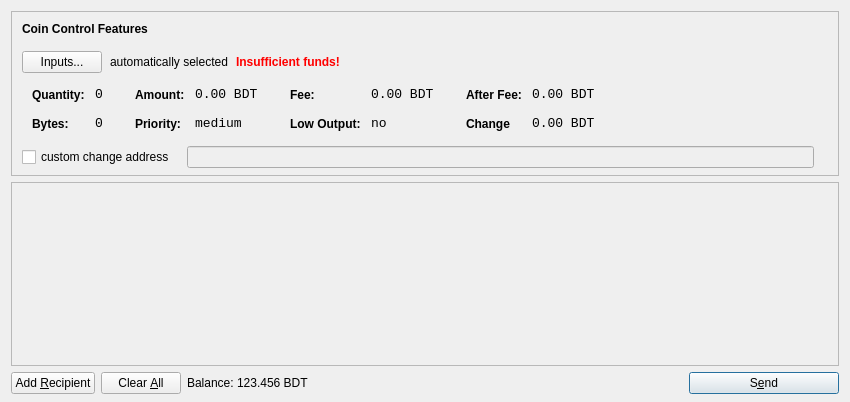
<?xml version="1.0" encoding="UTF-8"?>
<ui version="4.0">
 <class>SendCoinsDialog</class>
 <widget class="QDialog" name="SendCoinsDialog">
  <property name="geometry">
   <rect>
    <x>0</x>
    <y>0</y>
    <width>850</width>
    <height>402</height>
   </rect>
  </property>
  <property name="windowTitle">
   <string>Send Coins</string>
  </property>
  <layout class="QVBoxLayout" name="verticalLayout" stretch="0,1,0">
   <property name="bottomMargin">
    <number>8</number>
   </property>
   <item>
    <widget class="QFrame" name="frameCoinControl">
     <property name="sizePolicy">
      <sizepolicy hsizetype="Expanding" vsizetype="Expanding">
       <horstretch>0</horstretch>
       <verstretch>0</verstretch>
      </sizepolicy>
     </property>
     <property name="maximumSize">
      <size>
       <width>16777215</width>
       <height>16777215</height>
      </size>
     </property>
     <property name="frameShape">
      <enum>QFrame::StyledPanel</enum>
     </property>
     <property name="frameShadow">
      <enum>QFrame::Sunken</enum>
     </property>
     <layout class="QVBoxLayout" name="verticalLayoutCoinControl2">
      <property name="spacing">
       <number>6</number>
      </property>
      <property name="leftMargin">
       <number>0</number>
      </property>
      <property name="topMargin">
       <number>0</number>
      </property>
      <property name="rightMargin">
       <number>0</number>
      </property>
      <property name="bottomMargin">
       <number>6</number>
      </property>
      <item>
       <layout class="QVBoxLayout" name="verticalLayoutCoinControl" stretch="0,0,0,0,1">
        <property name="spacing">
         <number>0</number>
        </property>
        <property name="leftMargin">
         <number>10</number>
        </property>
        <property name="topMargin">
         <number>10</number>
        </property>
        <item>
         <layout class="QHBoxLayout" name="horizontalLayoutCoinControl1">
          <property name="bottomMargin">
           <number>15</number>
          </property>
          <item>
           <widget class="QLabel" name="labelCoinControlFeatures">
            <property name="sizePolicy">
             <sizepolicy hsizetype="Preferred" vsizetype="Maximum">
              <horstretch>0</horstretch>
              <verstretch>0</verstretch>
             </sizepolicy>
            </property>
            <property name="font">
             <font>
              <weight>75</weight>
              <bold>true</bold>
             </font>
            </property>
            <property name="styleSheet">
             <string notr="true">font-weight:bold;</string>
            </property>
            <property name="text">
             <string>Coin Control Features</string>
            </property>
           </widget>
          </item>
         </layout>
        </item>
        <item>
         <layout class="QHBoxLayout" name="horizontalLayoutCoinControl2" stretch="0,0,0,0">
          <property name="spacing">
           <number>8</number>
          </property>
          <property name="bottomMargin">
           <number>10</number>
          </property>
          <item>
           <widget class="QPushButton" name="pushButtonCoinControl">
            <property name="styleSheet">
             <string notr="true"/>
            </property>
            <property name="text">
             <string>Inputs...</string>
            </property>
           </widget>
          </item>
          <item>
           <widget class="QLabel" name="labelCoinControlAutomaticallySelected">
            <property name="text">
             <string>automatically selected</string>
            </property>
            <property name="margin">
             <number>5</number>
            </property>
           </widget>
          </item>
          <item>
           <widget class="QLabel" name="labelCoinControlInsuffFunds">
            <property name="font">
             <font>
              <weight>75</weight>
              <bold>true</bold>
             </font>
            </property>
            <property name="styleSheet">
             <string notr="true">color:red;font-weight:bold;</string>
            </property>
            <property name="text">
             <string>Insufficient funds!</string>
            </property>
            <property name="margin">
             <number>5</number>
            </property>
           </widget>
          </item>
          <item>
           <spacer name="horizontalSpacerCoinControl">
            <property name="orientation">
             <enum>Qt::Horizontal</enum>
            </property>
            <property name="sizeHint" stdset="0">
             <size>
              <width>40</width>
              <height>1</height>
             </size>
            </property>
           </spacer>
          </item>
         </layout>
        </item>
        <item>
         <widget class="QWidget" name="widgetCoinControl" native="true">
          <property name="sizePolicy">
           <sizepolicy hsizetype="Preferred" vsizetype="Preferred">
            <horstretch>0</horstretch>
            <verstretch>0</verstretch>
           </sizepolicy>
          </property>
          <property name="minimumSize">
           <size>
            <width>0</width>
            <height>0</height>
           </size>
          </property>
          <property name="styleSheet">
           <string notr="true"/>
          </property>
          <layout class="QHBoxLayout" name="horizontalLayoutCoinControl5">
           <property name="leftMargin">
            <number>0</number>
           </property>
           <property name="topMargin">
            <number>0</number>
           </property>
           <property name="rightMargin">
            <number>0</number>
           </property>
           <property name="bottomMargin">
            <number>0</number>
           </property>
           <item>
            <layout class="QHBoxLayout" name="horizontalLayoutCoinControl3" stretch="0,0,0,1">
             <property name="spacing">
              <number>20</number>
             </property>
             <property name="topMargin">
              <number>0</number>
             </property>
             <property name="bottomMargin">
              <number>10</number>
             </property>
             <item>
              <layout class="QFormLayout" name="formLayoutCoinControl1">
               <property name="horizontalSpacing">
                <number>10</number>
               </property>
               <property name="verticalSpacing">
                <number>14</number>
               </property>
               <property name="leftMargin">
                <number>10</number>
               </property>
               <property name="topMargin">
                <number>4</number>
               </property>
               <property name="rightMargin">
                <number>6</number>
               </property>
               <item row="0" column="0">
                <widget class="QLabel" name="labelCoinControlQuantityText">
                 <property name="styleSheet">
                  <string notr="true">font-weight:bold;</string>
                 </property>
                 <property name="text">
                  <string>Quantity:</string>
                 </property>
                 <property name="margin">
                  <number>0</number>
                 </property>
                </widget>
               </item>
               <item row="0" column="1">
                <widget class="QLabel" name="labelCoinControlQuantity">
                 <property name="font">
                  <font>
                   <family>Monospace</family>
                   <pointsize>10</pointsize>
                  </font>
                 </property>
                 <property name="cursor">
                  <cursorShape>IBeamCursor</cursorShape>
                 </property>
                 <property name="contextMenuPolicy">
                  <enum>Qt::ActionsContextMenu</enum>
                 </property>
                 <property name="text">
                  <string>0</string>
                 </property>
                 <property name="margin">
                  <number>0</number>
                 </property>
                 <property name="textInteractionFlags">
                  <set>Qt::LinksAccessibleByMouse|Qt::TextSelectableByKeyboard|Qt::TextSelectableByMouse</set>
                 </property>
                </widget>
               </item>
               <item row="1" column="0">
                <widget class="QLabel" name="labelCoinControlBytesText">
                 <property name="styleSheet">
                  <string notr="true">font-weight:bold;</string>
                 </property>
                 <property name="text">
                  <string>Bytes:</string>
                 </property>
                </widget>
               </item>
               <item row="1" column="1">
                <widget class="QLabel" name="labelCoinControlBytes">
                 <property name="font">
                  <font>
                   <family>Monospace</family>
                   <pointsize>10</pointsize>
                  </font>
                 </property>
                 <property name="cursor">
                  <cursorShape>IBeamCursor</cursorShape>
                 </property>
                 <property name="contextMenuPolicy">
                  <enum>Qt::ActionsContextMenu</enum>
                 </property>
                 <property name="text">
                  <string>0</string>
                 </property>
                 <property name="textInteractionFlags">
                  <set>Qt::LinksAccessibleByMouse|Qt::TextSelectableByKeyboard|Qt::TextSelectableByMouse</set>
                 </property>
                </widget>
               </item>
              </layout>
             </item>
             <item>
              <layout class="QFormLayout" name="formLayoutCoinControl2">
               <property name="horizontalSpacing">
                <number>10</number>
               </property>
               <property name="verticalSpacing">
                <number>14</number>
               </property>
               <property name="leftMargin">
                <number>6</number>
               </property>
               <property name="topMargin">
                <number>4</number>
               </property>
               <property name="rightMargin">
                <number>6</number>
               </property>
               <item row="0" column="0">
                <widget class="QLabel" name="labelCoinControlAmountText">
                 <property name="styleSheet">
                  <string notr="true">font-weight:bold;</string>
                 </property>
                 <property name="text">
                  <string>Amount:</string>
                 </property>
                 <property name="margin">
                  <number>0</number>
                 </property>
                </widget>
               </item>
               <item row="0" column="1">
                <widget class="QLabel" name="labelCoinControlAmount">
                 <property name="font">
                  <font>
                   <family>Monospace</family>
                   <pointsize>10</pointsize>
                  </font>
                 </property>
                 <property name="cursor">
                  <cursorShape>IBeamCursor</cursorShape>
                 </property>
                 <property name="contextMenuPolicy">
                  <enum>Qt::ActionsContextMenu</enum>
                 </property>
                 <property name="text">
                  <string>0.00 BDT</string>
                 </property>
                 <property name="textInteractionFlags">
                  <set>Qt::LinksAccessibleByMouse|Qt::TextSelectableByKeyboard|Qt::TextSelectableByMouse</set>
                 </property>
                </widget>
               </item>
               <item row="1" column="0">
                <widget class="QLabel" name="labelCoinControlPriorityText">
                 <property name="styleSheet">
                  <string notr="true">font-weight:bold;</string>
                 </property>
                 <property name="text">
                  <string>Priority:</string>
                 </property>
                </widget>
               </item>
               <item row="1" column="1">
                <widget class="QLabel" name="labelCoinControlPriority">
                 <property name="font">
                  <font>
                   <family>Monospace</family>
                   <pointsize>10</pointsize>
                  </font>
                 </property>
                 <property name="cursor">
                  <cursorShape>IBeamCursor</cursorShape>
                 </property>
                 <property name="contextMenuPolicy">
                  <enum>Qt::ActionsContextMenu</enum>
                 </property>
                 <property name="text">
                  <string>medium</string>
                 </property>
                 <property name="textInteractionFlags">
                  <set>Qt::LinksAccessibleByMouse|Qt::TextSelectableByKeyboard|Qt::TextSelectableByMouse</set>
                 </property>
                </widget>
               </item>
              </layout>
             </item>
             <item>
              <layout class="QFormLayout" name="formLayoutCoinControl3">
               <property name="horizontalSpacing">
                <number>10</number>
               </property>
               <property name="verticalSpacing">
                <number>14</number>
               </property>
               <property name="leftMargin">
                <number>6</number>
               </property>
               <property name="topMargin">
                <number>4</number>
               </property>
               <property name="rightMargin">
                <number>6</number>
               </property>
               <item row="0" column="0">
                <widget class="QLabel" name="labelCoinControlFeeText">
                 <property name="styleSheet">
                  <string notr="true">font-weight:bold;</string>
                 </property>
                 <property name="text">
                  <string>Fee:</string>
                 </property>
                 <property name="margin">
                  <number>0</number>
                 </property>
                </widget>
               </item>
               <item row="0" column="1">
                <widget class="QLabel" name="labelCoinControlFee">
                 <property name="font">
                  <font>
                   <family>Monospace</family>
                   <pointsize>10</pointsize>
                  </font>
                 </property>
                 <property name="cursor">
                  <cursorShape>IBeamCursor</cursorShape>
                 </property>
                 <property name="contextMenuPolicy">
                  <enum>Qt::ActionsContextMenu</enum>
                 </property>
                 <property name="text">
                  <string>0.00 BDT</string>
                 </property>
                 <property name="textInteractionFlags">
                  <set>Qt::LinksAccessibleByMouse|Qt::TextSelectableByKeyboard|Qt::TextSelectableByMouse</set>
                 </property>
                </widget>
               </item>
               <item row="1" column="0">
                <widget class="QLabel" name="labelCoinControlLowOutputText">
                 <property name="styleSheet">
                  <string notr="true">font-weight:bold;</string>
                 </property>
                 <property name="text">
                  <string>Low Output:</string>
                 </property>
                </widget>
               </item>
               <item row="1" column="1">
                <widget class="QLabel" name="labelCoinControlLowOutput">
                 <property name="font">
                  <font>
                   <family>Monospace</family>
                   <pointsize>10</pointsize>
                  </font>
                 </property>
                 <property name="cursor">
                  <cursorShape>IBeamCursor</cursorShape>
                 </property>
                 <property name="contextMenuPolicy">
                  <enum>Qt::ActionsContextMenu</enum>
                 </property>
                 <property name="text">
                  <string>no</string>
                 </property>
                 <property name="textInteractionFlags">
                  <set>Qt::LinksAccessibleByMouse|Qt::TextSelectableByKeyboard|Qt::TextSelectableByMouse</set>
                 </property>
                </widget>
               </item>
              </layout>
             </item>
             <item>
              <layout class="QFormLayout" name="formLayoutCoinControl4">
               <property name="horizontalSpacing">
                <number>10</number>
               </property>
               <property name="verticalSpacing">
                <number>14</number>
               </property>
               <property name="leftMargin">
                <number>6</number>
               </property>
               <property name="topMargin">
                <number>4</number>
               </property>
               <property name="rightMargin">
                <number>6</number>
               </property>
               <item row="0" column="0">
                <widget class="QLabel" name="labelCoinControlAfterFeeText">
                 <property name="styleSheet">
                  <string notr="true">font-weight:bold;</string>
                 </property>
                 <property name="text">
                  <string>After Fee:</string>
                 </property>
                 <property name="margin">
                  <number>0</number>
                 </property>
                </widget>
               </item>
               <item row="0" column="1">
                <widget class="QLabel" name="labelCoinControlAfterFee">
                 <property name="font">
                  <font>
                   <family>Monospace</family>
                   <pointsize>10</pointsize>
                  </font>
                 </property>
                 <property name="cursor">
                  <cursorShape>IBeamCursor</cursorShape>
                 </property>
                 <property name="contextMenuPolicy">
                  <enum>Qt::ActionsContextMenu</enum>
                 </property>
                 <property name="text">
                  <string>0.00 BDT</string>
                 </property>
                 <property name="textInteractionFlags">
                  <set>Qt::LinksAccessibleByMouse|Qt::TextSelectableByKeyboard|Qt::TextSelectableByMouse</set>
                 </property>
                </widget>
               </item>
               <item row="1" column="0">
                <widget class="QLabel" name="labelCoinControlChangeText">
                 <property name="styleSheet">
                  <string notr="true">font-weight:bold;</string>
                 </property>
                 <property name="text">
                  <string>Change</string>
                 </property>
                </widget>
               </item>
               <item row="1" column="1">
                <widget class="QLabel" name="labelCoinControlChange">
                 <property name="font">
                  <font>
                   <family>Monospace</family>
                   <pointsize>10</pointsize>
                  </font>
                 </property>
                 <property name="cursor">
                  <cursorShape>IBeamCursor</cursorShape>
                 </property>
                 <property name="contextMenuPolicy">
                  <enum>Qt::ActionsContextMenu</enum>
                 </property>
                 <property name="text">
                  <string>0.00 BDT</string>
                 </property>
                 <property name="textInteractionFlags">
                  <set>Qt::LinksAccessibleByMouse|Qt::TextSelectableByKeyboard|Qt::TextSelectableByMouse</set>
                 </property>
                </widget>
               </item>
              </layout>
             </item>
            </layout>
           </item>
          </layout>
         </widget>
        </item>
        <item>
         <layout class="QHBoxLayout" name="horizontalLayoutCoinControl4" stretch="0,0,0">
          <property name="spacing">
           <number>12</number>
          </property>
          <property name="sizeConstraint">
           <enum>QLayout::SetDefaultConstraint</enum>
          </property>
          <property name="topMargin">
           <number>5</number>
          </property>
          <property name="rightMargin">
           <number>5</number>
          </property>
          <item>
           <widget class="QCheckBox" name="checkBoxCoinControlChange">
            <property name="text">
             <string>custom change address</string>
            </property>
           </widget>
          </item>
          <item>
           <widget class="QLineEdit" name="lineEditCoinControlChange">
            <property name="enabled">
             <bool>false</bool>
            </property>
            <property name="sizePolicy">
             <sizepolicy hsizetype="Expanding" vsizetype="Fixed">
              <horstretch>0</horstretch>
              <verstretch>0</verstretch>
             </sizepolicy>
            </property>
           </widget>
          </item>
          <item>
           <widget class="QLabel" name="labelCoinControlChangeLabel">
            <property name="sizePolicy">
             <sizepolicy hsizetype="Preferred" vsizetype="Expanding">
              <horstretch>0</horstretch>
              <verstretch>0</verstretch>
             </sizepolicy>
            </property>
            <property name="minimumSize">
             <size>
              <width>0</width>
              <height>0</height>
             </size>
            </property>
            <property name="text">
             <string/>
            </property>
            <property name="margin">
             <number>3</number>
            </property>
           </widget>
          </item>
         </layout>
        </item>
        <item>
         <spacer name="verticalSpacerCoinControl">
          <property name="orientation">
           <enum>Qt::Vertical</enum>
          </property>
          <property name="sizeHint" stdset="0">
           <size>
            <width>800</width>
            <height>1</height>
           </size>
          </property>
         </spacer>
        </item>
       </layout>
      </item>
     </layout>
    </widget>
   </item>
   <item>
    <widget class="QScrollArea" name="scrollArea">
     <property name="widgetResizable">
      <bool>true</bool>
     </property>
     <widget class="QWidget" name="scrollAreaWidgetContents">
      <property name="geometry">
       <rect>
        <x>0</x>
        <y>0</y>
        <width>830</width>
        <height>174</height>
       </rect>
      </property>
      <layout class="QVBoxLayout" name="verticalLayout_2">
       <property name="leftMargin">
        <number>0</number>
       </property>
       <property name="topMargin">
        <number>0</number>
       </property>
       <property name="rightMargin">
        <number>0</number>
       </property>
       <property name="bottomMargin">
        <number>0</number>
       </property>
       <item>
        <layout class="QVBoxLayout" name="entries">
         <property name="spacing">
          <number>6</number>
         </property>
        </layout>
       </item>
       <item>
        <spacer name="verticalSpacer">
         <property name="orientation">
          <enum>Qt::Vertical</enum>
         </property>
         <property name="sizeHint" stdset="0">
          <size>
           <width>20</width>
           <height>40</height>
          </size>
         </property>
        </spacer>
       </item>
      </layout>
     </widget>
    </widget>
   </item>
   <item>
    <layout class="QHBoxLayout" name="horizontalLayout">
     <item>
      <widget class="QPushButton" name="addButton">
       <property name="toolTip">
        <string>Send to multiple recipients at once</string>
       </property>
       <property name="text">
        <string>Add &amp;Recipient</string>
       </property>
       <property name="icon">
        <iconset resource="../bitcoin.qrc">
         <normaloff>:/icons/add</normaloff>:/icons/add</iconset>
       </property>
       <property name="autoDefault">
        <bool>false</bool>
       </property>
      </widget>
     </item>
     <item>
      <widget class="QPushButton" name="clearButton">
       <property name="sizePolicy">
        <sizepolicy hsizetype="Minimum" vsizetype="Fixed">
         <horstretch>0</horstretch>
         <verstretch>0</verstretch>
        </sizepolicy>
       </property>
       <property name="toolTip">
        <string>Remove all transaction fields</string>
       </property>
       <property name="text">
        <string>Clear &amp;All</string>
       </property>
       <property name="icon">
        <iconset resource="../bitcoin.qrc">
         <normaloff>:/icons/remove</normaloff>:/icons/remove</iconset>
       </property>
       <property name="autoRepeatDelay">
        <number>300</number>
       </property>
       <property name="autoDefault">
        <bool>false</bool>
       </property>
      </widget>
     </item>
     <item>
      <layout class="QHBoxLayout" name="horizontalLayout_2">
       <property name="spacing">
        <number>3</number>
       </property>
       <item>
        <widget class="QLabel" name="label">
         <property name="sizePolicy">
          <sizepolicy hsizetype="Preferred" vsizetype="Fixed">
           <horstretch>0</horstretch>
           <verstretch>0</verstretch>
          </sizepolicy>
         </property>
         <property name="text">
          <string>Balance:</string>
         </property>
        </widget>
       </item>
       <item>
        <widget class="QLabel" name="labelBalance">
         <property name="sizePolicy">
          <sizepolicy hsizetype="Preferred" vsizetype="Fixed">
           <horstretch>0</horstretch>
           <verstretch>0</verstretch>
          </sizepolicy>
         </property>
         <property name="cursor">
          <cursorShape>IBeamCursor</cursorShape>
         </property>
         <property name="text">
          <string>123.456 BDT</string>
         </property>
         <property name="textInteractionFlags">
          <set>Qt::LinksAccessibleByMouse|Qt::TextSelectableByKeyboard|Qt::TextSelectableByMouse</set>
         </property>
        </widget>
       </item>
      </layout>
     </item>
     <item>
      <spacer name="horizontalSpacer">
       <property name="orientation">
        <enum>Qt::Horizontal</enum>
       </property>
       <property name="sizeHint" stdset="0">
        <size>
         <width>40</width>
         <height>20</height>
        </size>
       </property>
      </spacer>
     </item>
     <item>
      <widget class="QPushButton" name="sendButton">
       <property name="minimumSize">
        <size>
         <width>150</width>
         <height>0</height>
        </size>
       </property>
       <property name="toolTip">
        <string>Confirm the send action</string>
       </property>
       <property name="text">
        <string>S&amp;end</string>
       </property>
       <property name="icon">
        <iconset resource="../bitcoin.qrc">
         <normaloff>:/icons/send</normaloff>:/icons/send</iconset>
       </property>
       <property name="default">
        <bool>true</bool>
       </property>
      </widget>
     </item>
    </layout>
   </item>
  </layout>
 </widget>
 <resources>
  <include location="../bitcoin.qrc"/>
 </resources>
 <connections/>
</ui>
